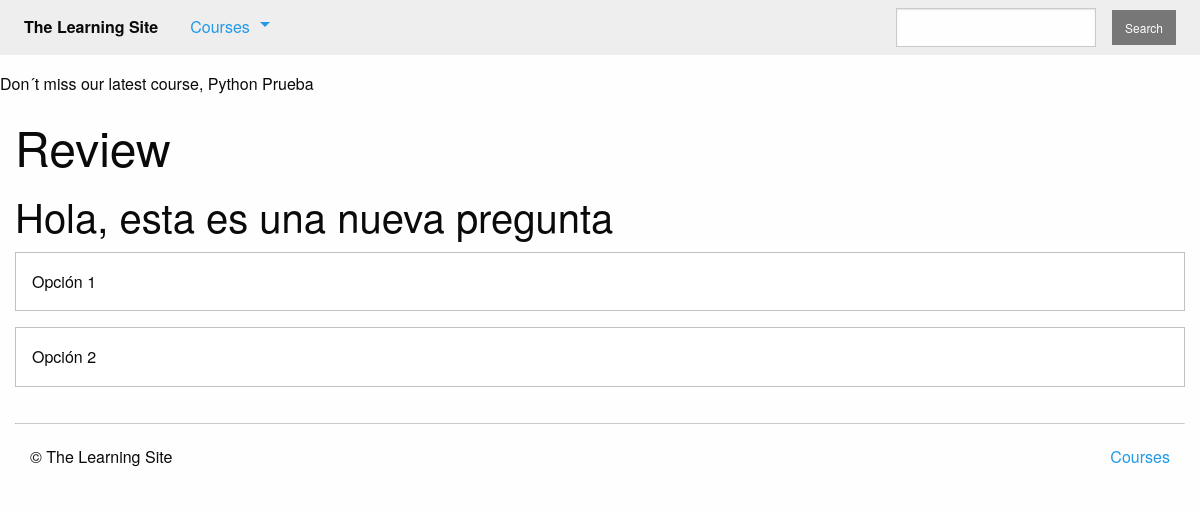
The page /courses/1/q1/ on the database its author committed.
### courses/models.py (models this page shows, shortened)
class Course(models.Model):
    created_at = models.DateTimeField(auto_now_add=True)
    title = models.CharField(max_length=225)
    description = models.TextField()
    teacher = models.ForeignKey(User, on_delete=models.CASCADE)
    subject = models.CharField(default='', max_length=100)
    status = models.CharField(max_length=1, choices=STATUS_CHOICES, default='i')
    def __str__(self):
        return self.title

class Step(models.Model):
    title = models.CharField(max_length=255)
    description = models.TextField()
    order = models.IntegerField(default=0)
    course = models.ForeignKey(Course, on_delete=models.CASCADE)
    class Meta:
        abstract = True
        ordering = ['order',]

class Quiz(Step):
    total_questions = models.IntegerField(default=4)
    times_taken = models.IntegerField(default=0, editable=False)
    class Meta:
        verbose_name_plural = "Quizzes"

class Question(models.Model):
    quiz = models.ForeignKey(Quiz, on_delete=models.CASCADE)
    order = models.IntegerField(default=0)
    prompt = models.TextField()
    class Meta:
        ordering = ['order',]

class Answer(models.Model):
    question = models.ForeignKey(Question, on_delete=models.CASCADE)
    order = models.IntegerField(default=0)
    text = models.CharField(max_length=255)
    correct = models.BooleanField(default=False)
    class Meta:
        ordering = ['order',]

### courses/views.py (the view)
# urls.py: path('<course_pk>/q<step_pk>/', views.quiz_detail, name='quiz'),
def quiz_detail(request, course_pk, step_pk):
    try:
        step = models.Quiz.objects.select_related(
                'course'
            ).prefetch_related(
                'question_set',
                'question_set__answer_set',
            ).get(
            course_id=course_pk, pk=step_pk)
    except models.Quiz.DoesNotExist:
        raise Http404
    else:
        return render(request, 'courses/quiz_detail.html', {"step": step})

### courses/templatetags/course_extras.py (called while the page is built)
@register.simple_tag
def newest_course():
    return Course.objects.latest('created_at')

@register.inclusion_tag('courses/course_nav.html')
def nav_courses_list():
    courses = Course.objects.all()[:6]
    return {'courses': courses}

### courses/templates/courses/quiz_detail.html (shortened to what this page needs)
{% extends "layout.html" %}
{% load course_extras %}
{% block content %}
    <div class="row columns">
        <article>
            <h1>{{ step.title }}</h1>
            <ul class="no-bullet">
              {% for question in step.question_set.all %}
              <li>
                <h2>{{ question.prompt }}</h2>
                {% for answer in question.answer_set.all %}
                  <div class="callout">
                    {{ answer.text }}
                  </div>
                {% endfor %}
              </li>
              {% endfor %}
            </ul>
        </article>
    </div>
{% endblock %}

### templates/layout.html (shortened to what this page needs)
<!doctype html>
{% load static from staticfiles %}
{% load course_extras %}
<html class="no-js" lang="en">
    <head>
        <link rel="stylesheet" href="{% static 'css/foundation.min.css' %}">
        <link rel="stylesheet" href="{% static 'css/layout.css' %}">
    </head>
    <body>
        <nav class="top-bar" role="navigation">
            <section class="top-bar-left">
                <ul class="dropdown menu" data-dropdown-menu role="menubar">
                    <li class="menu-text">The Learning Site</li>
                    <li class="has-submenu">
                        <a href="#">Courses</a>
                    </li>
                </ul>
            </section>
            <section class="top-bar-right">
              <form action="{% url 'search' %}" method="GET">
                <ul class="menu">
                  <li><input type="search" name="q"/></li>
                  <li><button type="button" class="secondary small button">Search</button></li>
                </ul>
              </form>
            </section>
        </nav>
        <p>Don´t miss our latest course, {% newest_course %}</p>
        {% block content %}{% endblock %}
        <footer class="row columns">
            <hr/>
            <div class="small-6 columns">
                <p>&copy; The Learning Site</p>
            </div>
            <div class="small-6 columns">
                <ul class="inline-list no-bullet float-right">
                    <li><a href="{% url 'course' %}">Courses</a></li>
                </ul>
            </div>
        </footer>
    </body>
</html>

### assets/css/layout.css (style rules this page uses)
.top-bar { margin-bottom: 1rem; }

### rows shown on the page
Course: title "Python Prueba"
Quiz: title "Review"
Question: prompt "Hola, esta es una nueva pregunta"
Answer: text "Opción 1"
Answer: text "Opción 2"
